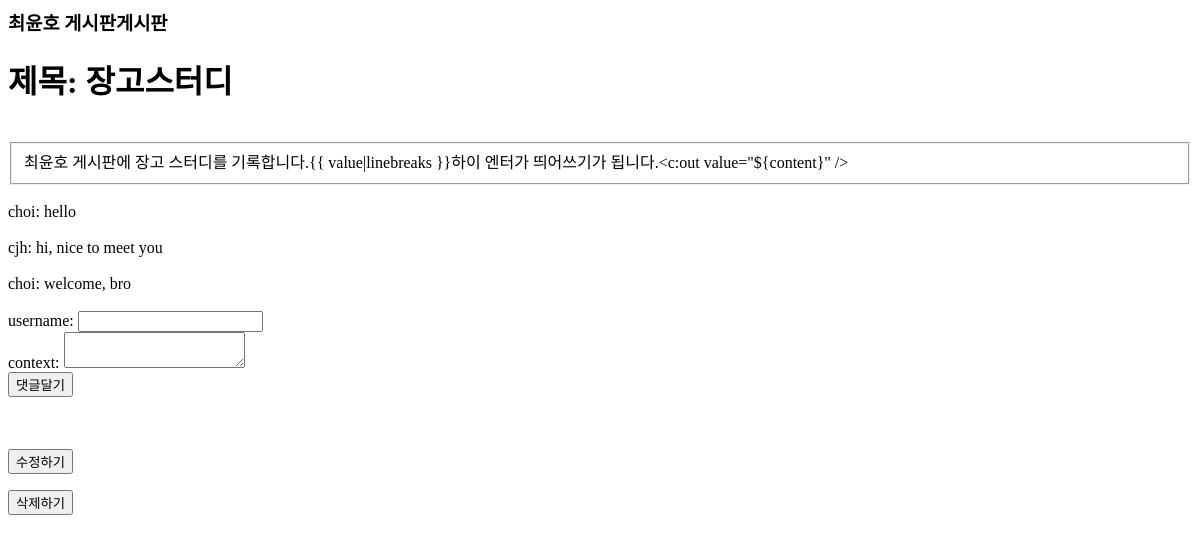
/board/post/index/장고스터디/, run on an earlier commit of the app's database.
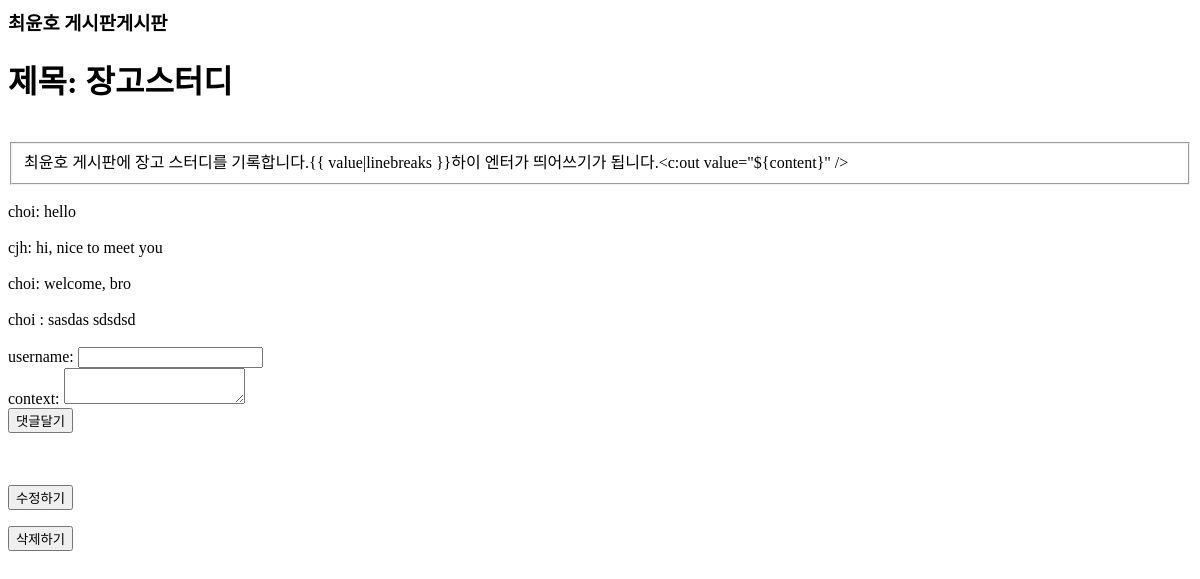
And on a later commit of the database.
### board/models.py (models this page shows, shortened)
class Post(models.Model):
    board = models.ForeignKey('Board', on_delete=models.CASCADE)
    name = models.CharField(max_length=30)
    content = models.TextField()

class Board(models.Model):
    name = models.CharField(max_length=30)

class Comment(models.Model):
    post = models.ForeignKey("Post", on_delete=models.CASCADE)
    user_name = models.CharField(max_length=10, null=False, blank=False)
    content = models.TextField(null=False, blank=False)

### board/views.py (the view)
# urls.py: path('post/index/<str:post_name>/', views.post_index, name='post_index'),
def post_index(request, post_name):
    print("request:",request)
    print(f'request formating: {request}')
    print("request.method:",request.method)
    print("request.session:", request.session)
    print("request.session's method:", request.session.__dict__)
    if request.method == "GET":
        post=Post.objects.get(name=post_name)
        context = {
            'post': post,
        }
        print("request:",request)
        return render(request, 'board/post_screen.html', context)

### templates/board/post_screen.html (shortened to what this page needs)
<h3>{{post.board.name}}게시판</h3>
<h1>제목: {{post.name}}</h1>
<fieldset>
    {{post.content}}
</fieldset>
{% for comment in post.comment_set.all %}
    <div>
        {{comment.user_name}}:
        {{comment.content}}
    </div>
{% endfor %}
<form action="{% url 'board:post_comment_submit' post_name=post.name %}" method="post">
    username: <input type="text" name="comment_user_name"><br>
    context: <textarea name="comment_content"></textarea><br>
    <button type="submit">댓글달기</button>
</form>
<form action="{% url 'board:post_modify' post_name=post.name %}" method="post">
    <br><br>
    <button type="submit">수정하기</button>
</form>
<form action="{% url 'board:post_delete' post_name=post.name %}" method="post">
    <button type="submit"> 삭제하기</button>
</form>

What changed in the data, as far as the page shows it:
added Comment: user_name "choi", content "sasdas sdsdsd"
